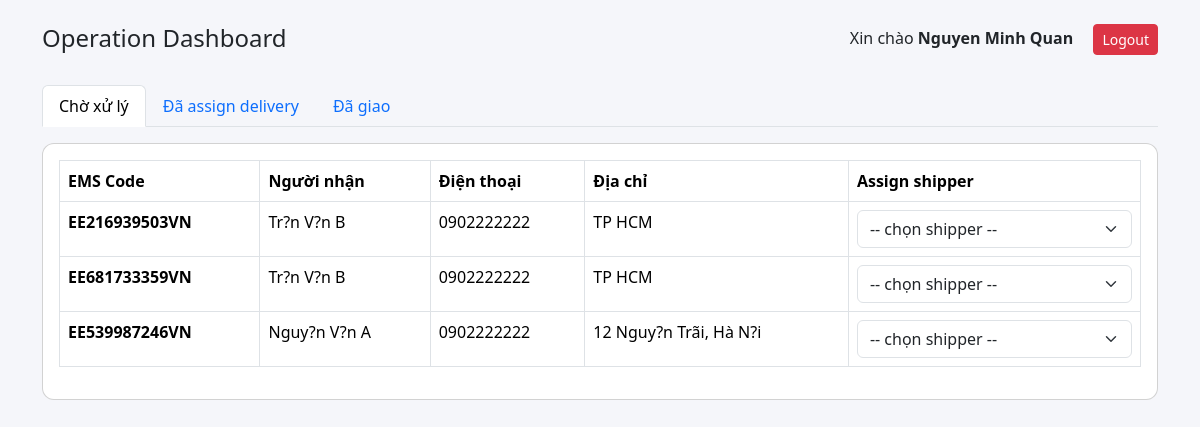
Screenshot of /modules/operation_dashboard.php (signed in) with the database file from the repository.
### tables this page shows
CREATE TABLE `emslss_orders` (
  `id` int(11) NOT NULL AUTO_INCREMENT,
  `ems_code` varchar(50) DEFAULT NULL,
  `post_office_name` varchar(255) DEFAULT NULL,
  `post_office_address` text DEFAULT NULL,
  `holder_name` varchar(100) DEFAULT NULL,
  `holder_phone` varchar(20) DEFAULT NULL,
  `sender_name` varchar(255) DEFAULT NULL,
  `sender_phone` varchar(50) DEFAULT NULL,
  `sender_address` text DEFAULT NULL,
  `receiver_name` varchar(255) DEFAULT NULL,
  `receiver_phone` varchar(50) DEFAULT NULL,
  `receiver_address` text DEFAULT NULL,
  `weight` decimal(10,2) DEFAULT NULL,
  `cargo_type` varchar(255) DEFAULT NULL,
  `service_type` enum('door_to_door','door_to_hub','hub_to_door') DEFAULT NULL,
  `pickup_shipper_id` int(11) DEFAULT NULL,
  `delivery_shipper_id` int(11) DEFAULT NULL,
  `status` enum('new_order','assigned_pickup','picked_up','in_transit','assigned_delivery','delivered','failed','cancelled') DEFAULT 'new_order',
  `created_at` datetime DEFAULT current_timestamp(),
  `updated_at` datetime DEFAULT current_timestamp() ON UPDATE current_timestamp(),
  PRIMARY KEY (`id`),
  UNIQUE KEY `ems_code` (`ems_code`),
  KEY `idx_status_created` (`status`,`created_at`)
);

### modules/operation_dashboard.php (the view, shortened to what this page needs)
<?php
require_once "../config/db.php";
$full_name = $_SESSION['full_name'];
$new_orders = $conn->query("
SELECT * FROM emslss_orders
WHERE status='picked_up'
ORDER BY created_at DESC
");
?>
<!DOCTYPE html>
<html>
<head>
<link href="https://cdn.jsdelivr.net/npm/bootstrap@5.3.3/dist/css/bootstrap.min.css" rel="stylesheet">
</head>
<body>
<div class="container mt-4">
<div class="d-flex justify-content-between mb-4">
<h4>Operation Dashboard</h4>
<div>
Xin chào <b><?php echo $full_name ?></b>
<a href="logout.php" class="btn btn-sm btn-danger ms-3">Logout</a>
</div>
</div>
<ul class="nav nav-tabs">
<li class="nav-item">
<button class="nav-link active" data-bs-toggle="tab" data-bs-target="#new">
Chờ xử lý
</button>
</li>
<li class="nav-item">
<button class="nav-link" data-bs-toggle="tab" data-bs-target="#assigned">
Đã assign delivery
</button>
</li>
<li class="nav-item">
<button class="nav-link" data-bs-toggle="tab" data-bs-target="#done">
Đã giao
</button>
</li>
</ul>
<div class="tab-content mt-3">
<div class="tab-pane fade show active" id="new">
<div class="card">
<div class="card-body">
<table class="table table-bordered">
<thead>
<tr>
<th>EMS Code</th>
<th>Người nhận</th>
<th>Điện thoại</th>
<th>Địa chỉ</th>
<th>Assign shipper</th>
</tr>
</thead>
<tbody>
<?php while($o = $new_orders->fetch_assoc()){ ?>
<tr>
<td>
<b><?php echo $o['ems_code'] ?></b>
</td>
<td><?php echo $o['receiver_name'] ?></td>
<td><?php echo $o['receiver_phone'] ?></td>
<td><?php echo $o['receiver_address'] ?></td>
<td>
<select class="form-select shipper_select" data-id="<?php echo $o['id'] ?>">
<option value="">-- chọn shipper --</option>
</select>
</td>
</tr>
<?php } ?>
</tbody>
</table>
</div>
</div>
</div>
</div>
</div>
</body>
</html>

### modules/operation_dashboard.php (style rules this page uses)
body { background:#f5f6fa; }
.card { border-radius:12px; }

### rows the page displays
emslss_orders: ems_code "EE216939503VN", receiver_name "Tr?n V?n B", receiver_phone "0902222222", receiver_address "TP HCM"
emslss_orders: ems_code "EE681733359VN", receiver_name "Tr?n V?n B", receiver_phone "0902222222", receiver_address "TP HCM"
emslss_orders: ems_code "EE539987246VN", receiver_name "Nguy?n V?n A", receiver_phone "0902222222", receiver_address "12 Nguy?n Trãi, Hà N?i"

### other values shown
$full_name "Nguyen Minh Quan"
